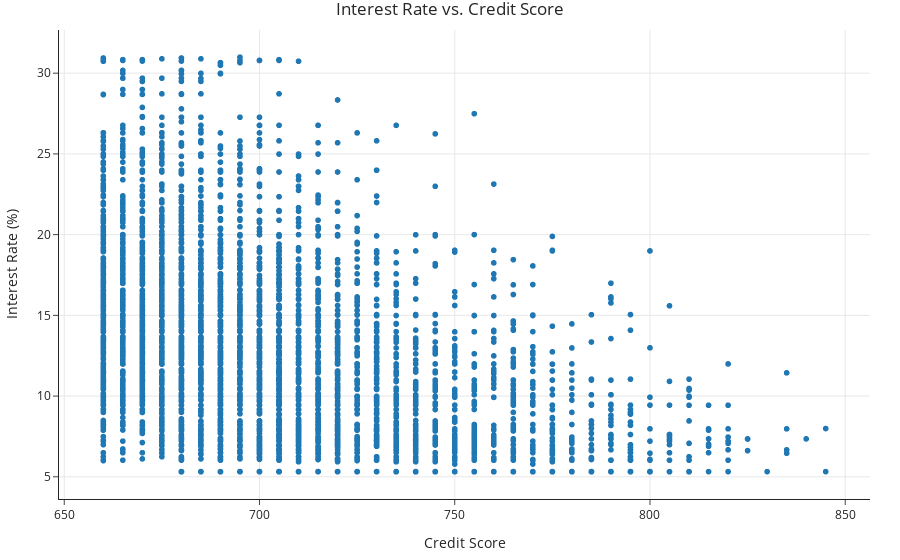

Notebook code for this chart:
### Markdown cell above
You should notice that of the four features analyzed, credit scores are most strongly correlated with interest rates, though term lengths also seem to be quite correlated. Let's first take a look at a scatter plot of interest rate vs. credit score.

### Code cell
px.scatter(loans, x='fico_range_low', y='int_rate',
           labels={'fico_range_low': 'Credit Score', 'int_rate': 'Interest Rate (%)'},
           title='Interest Rate vs. Credit Score')

### Figure 1 — Plotly figure (JSON) as saved in the notebook; plotly's stock layout.template omitted (floating-point values rounded to 4 significant figures; data arrays with more than 128 entries replaced by an {"elided": "..."} marker saying what was removed)
{"data": [{"hovertemplate": "Credit Score=%{x}<br>Interest Rate (%)=%{y}<extra></extra>", "legendgroup": "", "marker": {"color": "#1F77B4", "symbol": "circle"}, "mode": "markers", "name": "", "showlegend": false, "type": "scattergl", "x": {"elided": "6300 int values"}, "xaxis": "x", "y": {"elided": "6300 float values"}, "yaxis": "y"}], "layout": {"legend": {"tracegroupgap": 0}, "title": {"text": "Interest Rate vs. Credit Score"}, "xaxis": {"anchor": "y", "domain": [0, 1], "title": {"text": "Credit Score"}}, "yaxis": {"anchor": "x", "domain": [0, 1], "title": {"text": "Interest Rate (%)"}}}}
